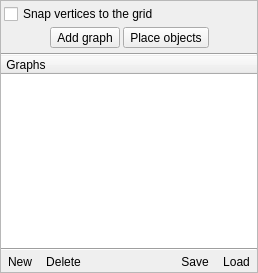
       <widget class="QWidget" name="pgGraphOptions">
        <layout class="QVBoxLayout" name="verticalLayout_22">
         <property name="spacing">
          <number>0</number>
         </property>
         <property name="margin">
          <number>0</number>
         </property>
         <item>
          <widget class="QFrame" name="GraphFrame">
           <property name="frameShape">
            <enum>QFrame::StyledPanel</enum>
           </property>
           <property name="frameShadow">
            <enum>QFrame::Plain</enum>
           </property>
           <layout class="QVBoxLayout" name="verticalLayout_25">
            <property name="spacing">
             <number>0</number>
            </property>
            <property name="margin">
             <number>0</number>
            </property>
            <item>
             <layout class="QHBoxLayout" name="horizontalLayout_6">
              <property name="leftMargin">
               <number>3</number>
              </property>
              <property name="topMargin">
               <number>3</number>
              </property>
              <item>
               <widget class="QCheckBox" name="checkBox_3">
                <property name="text">
                 <string>Snap vertices to the grid</string>
                </property>
               </widget>
              </item>
             </layout>
            </item>
            <item>
             <layout class="QHBoxLayout" name="horizontalLayout_14">
              <property name="spacing">
               <number>3</number>
              </property>
              <property name="topMargin">
               <number>3</number>
              </property>
              <property name="bottomMargin">
               <number>5</number>
              </property>
              <item>
               <spacer name="horizontalSpacer_10">
                <property name="orientation">
                 <enum>Qt::Horizontal</enum>
                </property>
                <property name="sizeHint" stdset="0">
                 <size>
                  <width>5</width>
                  <height>20</height>
                 </size>
                </property>
               </spacer>
              </item>
              <item>
               <widget class="QToolButton" name="toolButton_13">
                <property name="text">
                 <string>Add graph</string>
                </property>
                <property name="icon">
                 <iconset resource="../../sharedcode/resources.qrc">
                  <normaloff>:/resources/RES/ffficons/chart_organisation.png</normaloff>:/resources/RES/ffficons/chart_organisation.png</iconset>
                </property>
                <property name="toolButtonStyle">
                 <enum>Qt::ToolButtonTextBesideIcon</enum>
                </property>
               </widget>
              </item>
              <item>
               <widget class="QToolButton" name="toolButton_24">
                <property name="text">
                 <string>Place objects</string>
                </property>
                <property name="icon">
                 <iconset resource="../../sharedcode/resources.qrc">
                  <normaloff>:/resources/RES/ffficons/brick.png</normaloff>:/resources/RES/ffficons/brick.png</iconset>
                </property>
                <property name="toolButtonStyle">
                 <enum>Qt::ToolButtonTextBesideIcon</enum>
                </property>
               </widget>
              </item>
              <item>
               <spacer name="horizontalSpacer_12">
                <property name="orientation">
                 <enum>Qt::Horizontal</enum>
                </property>
                <property name="sizeHint" stdset="0">
                 <size>
                  <width>5</width>
                  <height>20</height>
                 </size>
                </property>
               </spacer>
              </item>
             </layout>
            </item>
            <item>
             <widget class="QFrame" name="frame_6">
              <layout class="QVBoxLayout" name="verticalLayout_23">
               <property name="spacing">
                <number>0</number>
               </property>
               <property name="margin">
                <number>0</number>
               </property>
               <item>
                <widget class="Line" name="line_7">
                 <property name="orientation">
                  <enum>Qt::Horizontal</enum>
                 </property>
                </widget>
               </item>
               <item>
                <widget class="QTreeWidget" name="GraphsTW">
                 <property name="frameShape">
                  <enum>QFrame::NoFrame</enum>
                 </property>
                 <column>
                  <property name="text">
                   <string> Graphs</string>
                  </property>
                  <property name="icon">
                   <iconset resource="../../sharedcode/resources.qrc">
                    <normaloff>:/resources/RES/ffficons/eye.png</normaloff>:/resources/RES/ffficons/eye.png</iconset>
                  </property>
                 </column>
                </widget>
               </item>
               <item>
                <widget class="Line" name="line_6">
                 <property name="orientation">
                  <enum>Qt::Horizontal</enum>
                 </property>
                </widget>
               </item>
               <item>
                <widget class="QFrame" name="ButtonsFrame_5">
                 <layout class="QHBoxLayout" name="horizontalLayout_13">
                  <property name="spacing">
                   <number>0</number>
                  </property>
                  <property name="margin">
                   <number>0</number>
                  </property>
                  <item>
                   <widget class="QToolButton" name="graph_new">
                    <property name="text">
                     <string>New</string>
                    </property>
                    <property name="icon">
                     <iconset resource="../../sharedcode/resources.qrc">
                      <normaloff>:/resources/RES/ffficons/page_white.png</normaloff>:/resources/RES/ffficons/page_white.png</iconset>
                    </property>
                    <property name="autoRaise">
                     <bool>true</bool>
                    </property>
                   </widget>
                  </item>
                  <item>
                   <widget class="QToolButton" name="graph_delete">
                    <property name="text">
                     <string>Delete</string>
                    </property>
                    <property name="icon">
                     <iconset resource="../../sharedcode/resources.qrc">
                      <normaloff>:/resources/RES/ffficons/bin.png</normaloff>:/resources/RES/ffficons/bin.png</iconset>
                    </property>
                    <property name="autoRaise">
                     <bool>true</bool>
                    </property>
                   </widget>
                  </item>
                  <item>
                   <spacer name="horizontalSpacer_11">
                    <property name="orientation">
                     <enum>Qt::Horizontal</enum>
                    </property>
                    <property name="sizeHint" stdset="0">
                     <size>
                      <width>40</width>
                      <height>20</height>
                     </size>
                    </property>
                   </spacer>
                  </item>
                  <item>
                   <widget class="QToolButton" name="graph_save">
                    <property name="text">
                     <string>Save</string>
                    </property>
                    <property name="icon">
                     <iconset resource="../../sharedcode/resources.qrc">
                      <normaloff>:/resources/RES/ffficons/disk.png</normaloff>:/resources/RES/ffficons/disk.png</iconset>
                    </property>
                    <property name="autoRaise">
                     <bool>true</bool>
                    </property>
                   </widget>
                  </item>
                  <item>
                   <widget class="QToolButton" name="graph_load">
                    <property name="text">
                     <string>Load</string>
                    </property>
                    <property name="icon">
                     <iconset resource="../../sharedcode/resources.qrc">
                      <normaloff>:/resources/RES/ffficons/folder.png</normaloff>:/resources/RES/ffficons/folder.png</iconset>
                    </property>
                    <property name="autoRaise">
                     <bool>true</bool>
                    </property>
                   </widget>
                  </item>
                 </layout>
                </widget>
               </item>
              </layout>
             </widget>
            </item>
           </layout>
          </widget>
         </item>
        </layout>
       </widget>
